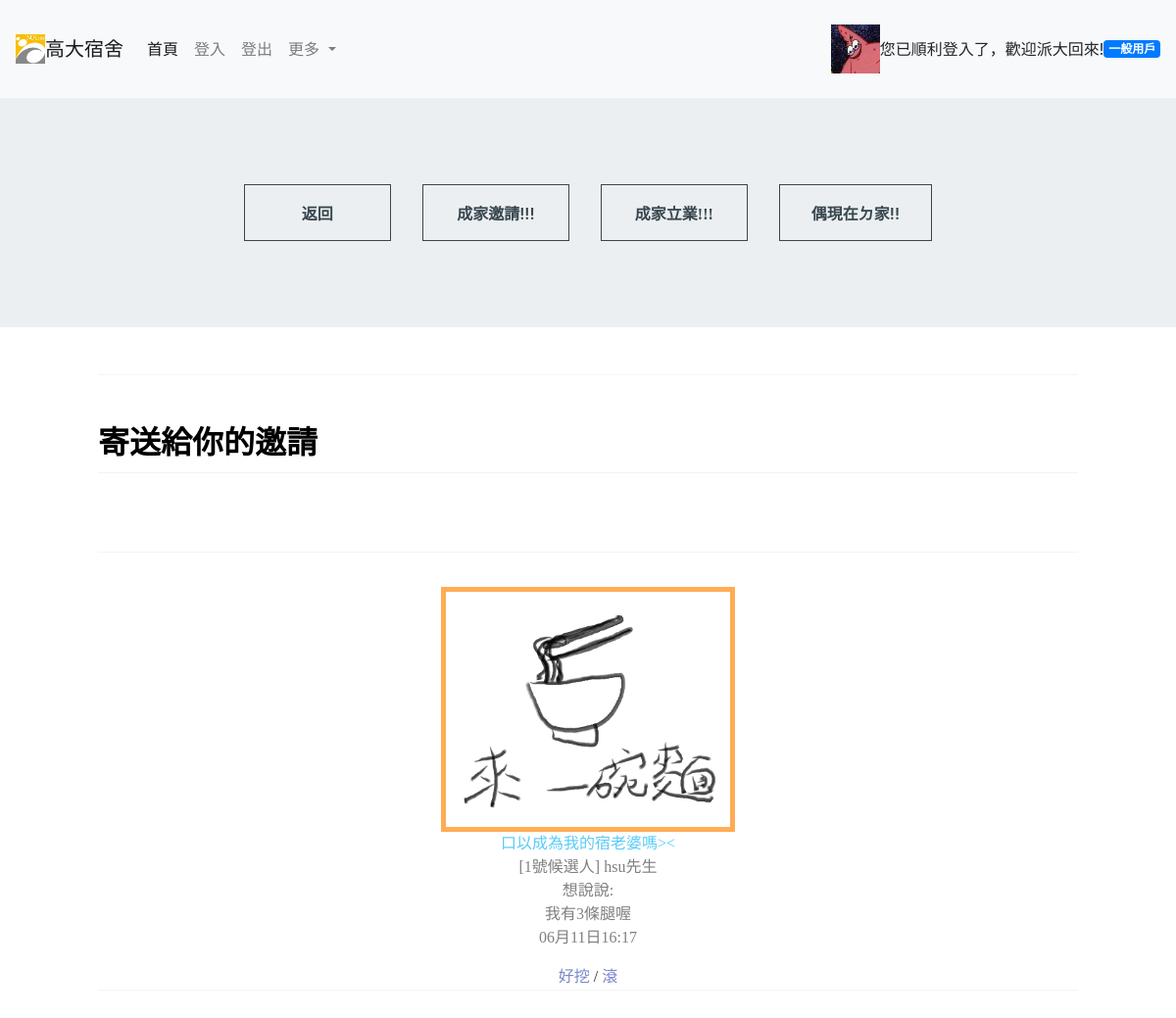
Page /project/familyinvite.php (signed in) on the committed database.
### tables this page shows
CREATE TABLE `usr` (
  `usrid` int(20) NOT NULL,
  `account` varchar(100) NOT NULL,
  `passwd` varchar(100) NOT NULL,
  `sex` varchar(10) NOT NULL,
  `types` varchar(10) DEFAULT NULL,
  `home` int(10) NOT NULL DEFAULT 1,
  `lineid` varchar(20) NOT NULL,
  `pic` varchar(100) NOT NULL
);

CREATE TABLE `invite` (
  `inviteid` int(10) NOT NULL,
  `inviter` int(10) NOT NULL,
  `invitee` int(10) NOT NULL,
  `say` varchar(50) NOT NULL,
  `typess` int(10) NOT NULL,
  `timess` varchar(100) NOT NULL
);

### project/familyinvite.php (the view, shortened to what this page needs)
<!DOCTYPE html>
<html lang="en">
<head>
    <link rel="stylesheet" href="https://stackpath.bootstrapcdn.com/bootstrap/4.5.0/css/bootstrap.min.css"
>
    <link rel="stylesheet" type="text/css" href="css/normalize.css" />
    <link rel="stylesheet" type="text/css" href="css/vicons-font.css" />
    <link rel="stylesheet" type="text/css" href="css/base.css" />
    <link rel="stylesheet" type="text/css" href="css/buttons.css" />
    <link rel="stylesheet" type="text/css" href="css/test.css" />
</head>
<body>
    <?php
    include("navbar.php");
    ?>
    <div class="box bg-1">
    <button  class="button button--ujarak button--border-thin button--text-thick" onclick="location.href='showarticle.php'">返回</button>
        <button  class="button button--ujarak button--border-thin button--text-thick" onclick="location.href='familyinvite.php'">成家邀請!!!</button>
        <button id="bbt" class="button button--ujarak button--border-thin button--text-thick"
            onclick="location.href='familybuild.php'">成家立業!!!</button>
        <button class="button button--ujarak button--border-thin button--text-thick" onclick="location.href='familynow.php'">偶現在ㄉ家!!</button>
    </div>
<div class="comment1">
    <p>寄送給你的邀請</p>
</div>
<div class="comment1">
    <?php
include("conn.php");
$usrid=$_SESSION['usrid'];
$SQL="SELECT * FROM invite i JOIN usr u ON i.inviter=u.usrid WHERE i.invitee=$usrid ORDER BY i.inviteid DESC ";
$result=mysqli_query($link,$SQL);
$cand=1;
while($row=mysqli_fetch_assoc($result)){
    echo "<div class='mmi'>";
    echo "<img src='".$row['pic']."' alt='' style='width:300px;height:250px;display:block; margin:auto;border:5px #FFAC55 solid;'>";
    echo "<blockquote>";
    if($row['typess']==1){
        echo       "<footer>";
        echo "#口以成為我的宿老公嗎>< <br/>";
        echo      "</footer>";
    }
    elseif($row['typess']==2){
    echo       "<footer>";
    echo "口以成為我的宿老婆嗎>< <br/>";
    echo      "</footer>" ;
}
    echo "[".$cand."號候選人]    ".$row["account"];
    if($row['sex']=='male')
        echo "先生<br/>";
    else
        echo "小姐<br/>";
    echo "想說說:<br/>".$row['say'];
    echo "<br/>".$row['timess'];
    echo "</blockquote>";
        echo "<a href='accept.php?inviteid=" . $row['inviteid'] . "'>好挖</a>";
        echo "  /  ";
        echo  "<a href='decline.php?inviteid=" . $row['inviteid'] . "'>滾</a><br/>";
        $cand+=1;
        echo "</div>";
}
    ?>
</div>
</body>

### project/navbar.php (shortened to what this page needs)
<nav class="navbar navbar-expand-lg navbar-light bg-light" style="height: 100px;">
    <img src="nuk.png" width="30" height="30" class="d-inline-block align-top" alt="" loading="lazy">
    <a class="navbar-brand" href="index.php">高大宿舍</a>
    <div class="collapse navbar-collapse" id="navbarSupportedContent">
        <ul class="navbar-nav mr-auto">
            <li class="nav-item active">
                <a class="nav-link" href="index.php">首頁 <span class="sr-only">(current)</span></a>
            </li>
            <li class="nav-item">
                <a class="nav-link" href="login.php">登入</a>
            </li>
            <li class="nav-item">
                <a class="nav-link" href="logout.php">登出</a>
            </li>
            <li class="nav-item dropdown">
                <a class="nav-link dropdown-toggle" href="#" id="navbarDropdown" role="button" data-toggle="dropdown"
                    aria-haspopup="true" aria-expanded="false">
                    更多
                </a>
            </li>
        </ul>
        <?php
    include('conn.php');
    $usrid = $_SESSION['usrid'];
    $SQL = "SELECT * FROM usr u WHERE u.usrid=$usrid";
    $result = mysqli_query($link, $SQL);
    $row = mysqli_fetch_assoc($result);
    if ($_SESSION['logstat'] == 'ok') {
        echo "<img src='".$row['pic']."' alt='' style='width:50px;height:50px'>";
      echo "您已順利登入了，歡迎" . $row['account'] . "回來!   ";
      if ($_SESSION['isadmin'] == 'yes') {
        echo "<span class='badge badge-warning'>管理員</span>";
      } else {
        echo "<span class='badge badge-primary'>一般用戶</span>";
      }
    } else {
      echo "您還尚未登入ㄛ!";
    }
    ?>
    </div>
</nav>

### project/css/base.css (style rules this page uses)
*, *:after, *:before { -webkit-box-sizing: border-box; box-sizing: border-box; }
a { color: #7986cb; text-decoration: none; outline: none; }
.box { padding: 4.5em 0; display: -webkit-flex; display: -ms-flexbox; display: flex; -webkit-flex-wrap: wrap; -ms-flex-wrap: wrap; flex-wrap: wrap; -webkit-justify-content: center; justify-content: center; }

### project/css/buttons.css (style rules this page uses)
.bg-1 { background: #ECEFF1; color: #37474f; }
.button { float: left; min-width: 150px; max-width: 250px; display: block; margin: 1em; padding: 1em 2em; border: none; background: none; color: inherit; vertical-align: middle; position: relative; z-index: 1; -webkit-backface-visibility: hidden; -moz-osx-font-smoothing: grayscale; }
.bg-1 .button { color: #37474f; border-color: #37474f; }
.button--text-thick { font-weight: 600; }
.button--border-thin { border: 1px solid; }
.button--ujarak { -webkit-transition: border-color 0.4s, color 0.4s; transition: border-color 0.4s, color 0.4s; }
.button--ujarak::before { content: ''; position: absolute; top: 0; left: 0; width: 100%; height: 100%; background: #37474f; z-index: -1; opacity: 0; -webkit-transform: scale3d(0.7, 1, 1); transform: scale3d(0.7, 1, 1); -webkit-transition: -webkit-transform 0.4s, opacity 0.4s; transition: transform 0.4s, opacity 0.4s; -webkit-transition-timing-function: cubic-bezier(0.2, 1, 0.3, 1); transition-timing-function: cubic-bezier(0.2, 1, 0.3, 1); }
.button--ujarak, .button--ujarak::before { -webkit-transition-timing-function: cubic-bezier(0.2, 1, 0.3, 1); transition-timing-function: cubic-bezier(0.2, 1, 0.3, 1); }

### project/css/test.css (style rules this page uses)
.comment1 { padding-top: 35px; padding-bottom: 1px; border-top: 1px solid #f4f4f4; border-bottom: 1px solid #f4f4f4; margin: 3em auto 5em auto; max-width: 1000px; width: 100%; font-family: Microsoft JhengHei; }
.comment1 p { font-size: 2em; color: black; font-weight: bold; margin-top: 10px; margin-bottom: 5px; }
.comment1 footer { color: rgb(88, 203, 248); display: inline; }
#bbt { font-family: Microsoft JhengHei; }
.comment1 blockquote { color: grey; }
.comment1 img { display: flex; align-items: center; justify-content: center; }
.comment1 .mmi { text-align: center; }

### rows in the picture
usr: pic (picture), account "派大"
invite: usr.pic (picture), typess "口以成為我的宿老婆嗎><", usr.account "hsu", say "我有3條腿喔", timess "06月11日16:17"
